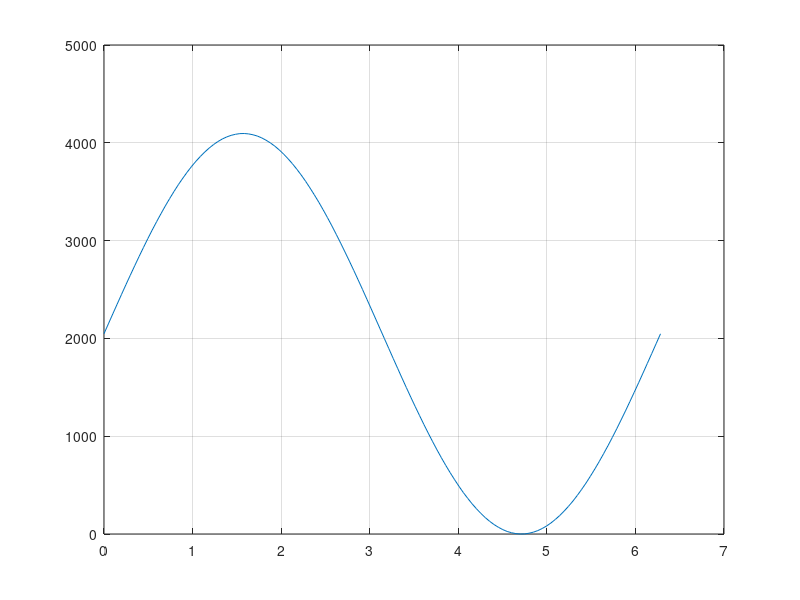

MATLAB code to generate this figure:
clear; clc;   % Clear The Previous Points
Ns     = 128; % Set The Number of Sample Points
RES    = 12;  % Set The DAC Resolution
OFFSET = 0;   % Set An Offset Value For The DAC Output
%------------[ Calculate The Sample Points ]-------------
T = 0:((2*pi/(Ns-1))):(2*pi);
Y = sin(T);
Y = Y + 1;    
Y = Y*((2^RES-1)-2*OFFSET)/(2+OFFSET); 
Y = round(Y);                  
plot(T, Y); 
grid
%--------------[ Print The Sample Points ]---------------
fprintf('%d, %d, %d, %d, %d, %d, %d, %d, %d, %d, %d, %d, %d, %d, %d, \n', Y);
%-------------------[ Other Examples To Try ]-------------------
%  Y = diric(T, 13);     % Periodic Sinc
%  Y = sawtooth(T)       % Sawtooth
%  Y = sawtooth(T, 0.5); % Triangular
%  Y = square(T);        % Square